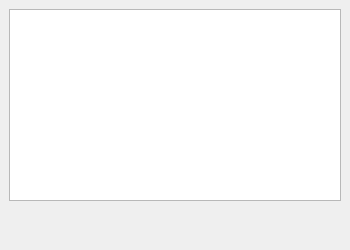
<?xml version="1.0" encoding="UTF-8"?>
<ui version="4.0">
 <class>gui</class>
 <widget class="QMainWindow" name="gui">
  <property name="geometry">
   <rect>
    <x>0</x>
    <y>0</y>
    <width>350</width>
    <height>250</height>
   </rect>
  </property>
  <property name="acceptDrops">
   <bool>true</bool>
  </property>
  <property name="windowTitle">
   <string>神龙授权器</string>
  </property>
  <widget class="QWidget" name="centralwidget">
   <layout class="QVBoxLayout" name="verticalLayout">
    <item>
     <widget class="Pivot" name="pivot">
      <property name="sizePolicy">
       <sizepolicy hsizetype="Expanding" vsizetype="Maximum">
        <horstretch>0</horstretch>
        <verstretch>0</verstretch>
       </sizepolicy>
      </property>
     </widget>
    </item>
    <item>
     <widget class="QStackedWidget" name="tabWidget">
      <property name="sizePolicy">
       <sizepolicy hsizetype="Expanding" vsizetype="Minimum">
        <horstretch>0</horstretch>
        <verstretch>0</verstretch>
       </sizepolicy>
      </property>
      <widget class="QWidget" name="tab_1"/>
      <widget class="QWidget" name="tab_2"/>
      <widget class="QWidget" name="tab_3"/>
      <widget class="QWidget" name="tab_4"/>
      <widget class="QWidget" name="tab_5"/>
     </widget>
    </item>
   </layout>
  </widget>
 </widget>
 <customwidgets>
  <customwidget>
   <class>Pivot</class>
   <extends>QListWidget</extends>
   <header>qfluentwidgets</header>
  </customwidget>
 </customwidgets>
 <tabstops>
  <tabstop>tabWidget</tabstop>
 </tabstops>
 <resources/>
 <connections/>
</ui>
